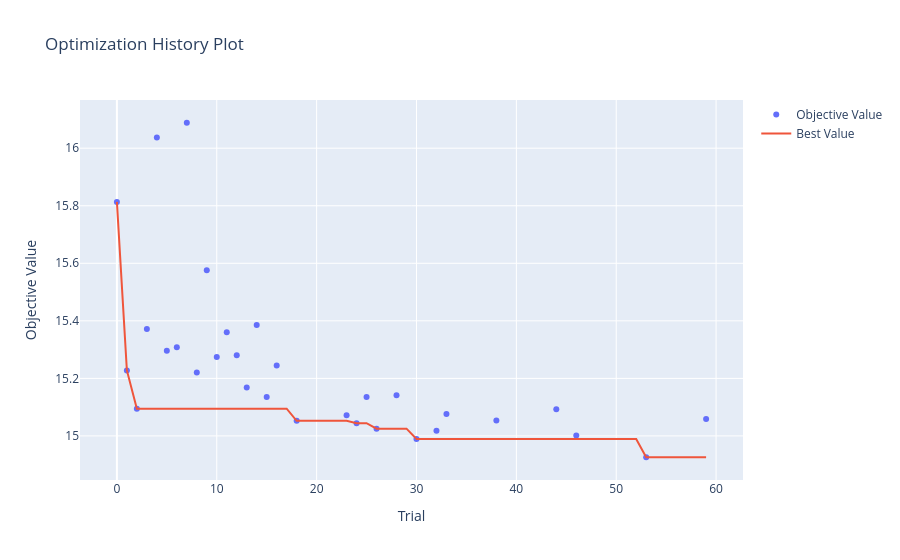
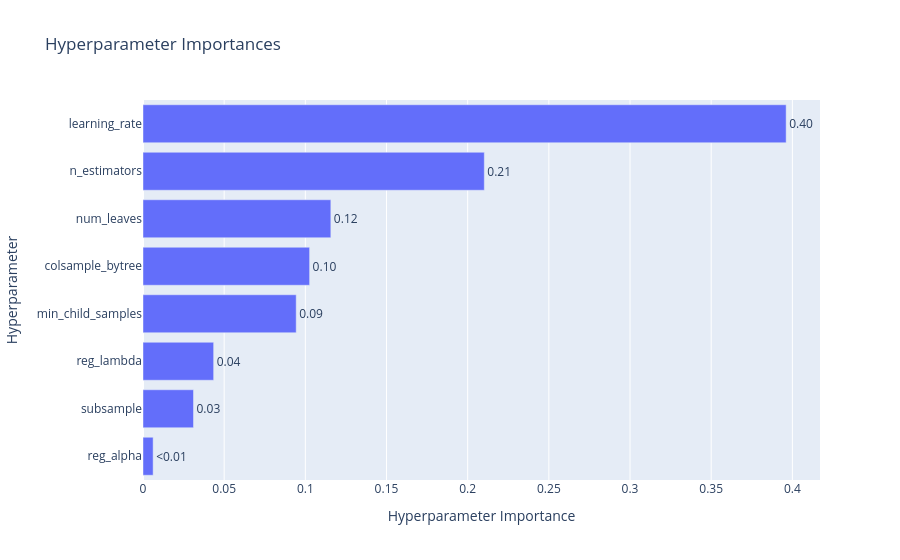
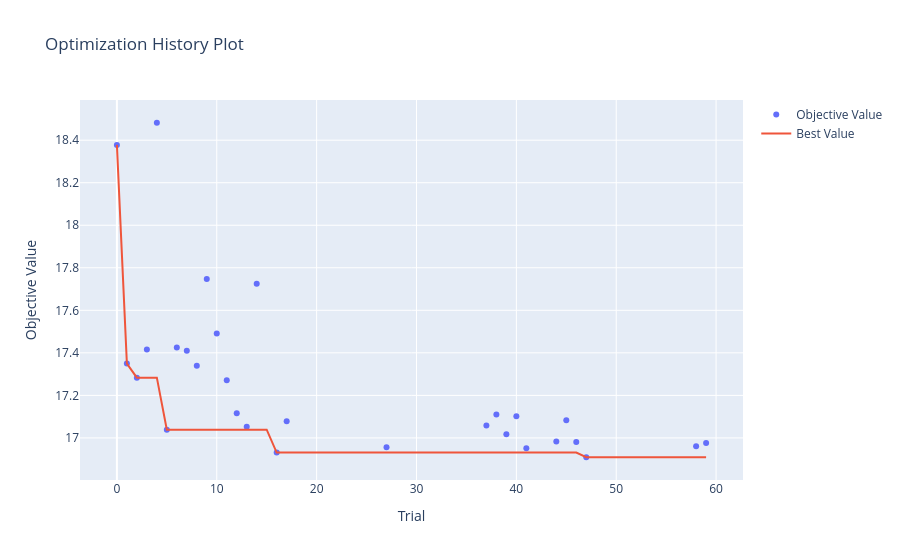
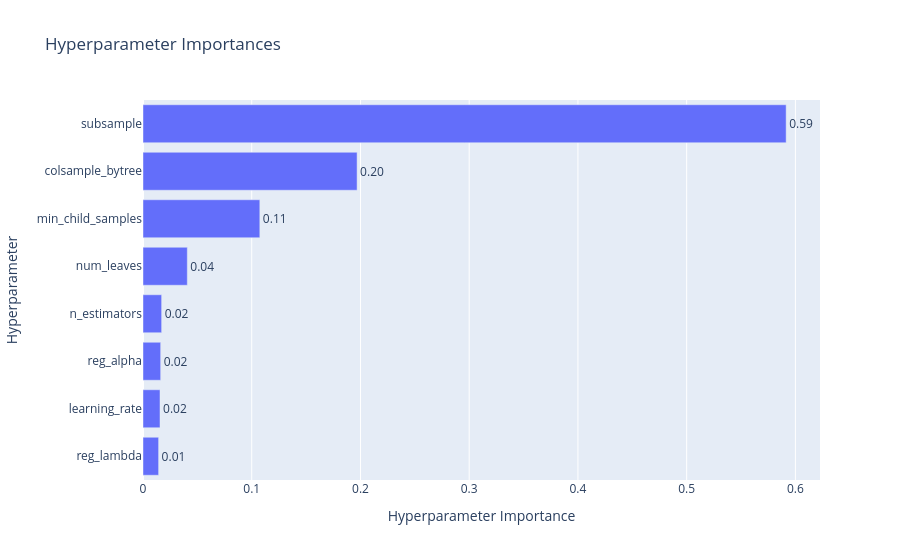

The cell these charts' notebook holds for them, in order:
### Code cell
best_studies = {
    "t+1": study_h1_pruned if study_h1_pruned.best_value < study_h1_full.best_value else study_h1_full,
    "t+2": study_h2_pruned if study_h2_pruned.best_value < study_h2_full.best_value else study_h2_full,
    "t+3": study_h3_pruned if study_h3_pruned.best_value < study_h3_full.best_value else study_h3_full,
}

for h, study in best_studies.items():
    print(f"Optuna Visualizations for {h} (Best Study: {study.study_name})")
    
    fig_hist = vis.plot_optimization_history(study)
    fig_hist.show()
    
    fig_imp = vis.plot_param_importances(study)
    fig_imp.show()

### Figure 1 — Plotly figure (JSON) as saved in the notebook; plotly's stock layout.template omitted (floating-point values rounded to 4 significant figures)
{"data": [{"mode": "markers", "name": "Objective Value", "type": "scatter", "x": [0, 1, 2, 3, 4, 5, 6, 7, 8, 9, 10, 11, 12, 13, 14, 15, 16, 18, 23, 24, 25, 26, 28, 30, 32, 33, 38, 44, 46, 53, 59], "y": [15.81, 15.23, 15.09, 15.37, 16.04, 15.3, 15.31, 16.09, 15.22, 15.58, 15.27, 15.36, 15.28, 15.17, 15.39, 15.14, 15.24, 15.05, 15.07, 15.04, 15.14, 15.03, 15.14, 14.99, 15.02, 15.08, 15.05, 15.09, 15.0, 14.93, 15.06]}, {"mode": "lines", "name": "Best Value", "type": "scatter", "x": [0, 1, 2, 3, 4, 5, 6, 7, 8, 9, 10, 11, 12, 13, 14, 15, 16, 17, 18, 19, 20, 21, 22, 23, 24, 25, 26, 27, 28, 29, 30, 31, 32, 33, 34, 35, 36, 37, 38, 39, 40, 41, 42, 43, 44, 45, 46, 47, 48, 49, 50, 51, 52, 53, 54, 55, 56, 57, 58, 59], "y": [15.81, 15.23, 15.09, 15.09, 15.09, 15.09, 15.09, 15.09, 15.09, 15.09, 15.09, 15.09, 15.09, 15.09, 15.09, 15.09, 15.09, 15.09, 15.05, 15.05, 15.05, 15.05, 15.05, 15.05, 15.04, 15.04, 15.03, 15.03, 15.03, 15.03, 14.99, 14.99, 14.99, 14.99, 14.99, 14.99, 14.99, 14.99, 14.99, 14.99, 14.99, 14.99, 14.99, 14.99, 14.99, 14.99, 14.99, 14.99, 14.99, 14.99, 14.99, 14.99, 14.99, 14.93, 14.93, 14.93, 14.93, 14.93, 14.93, 14.93]}, {"marker": {"color": "#cccccc"}, "mode": "markers", "name": "Infeasible Trial", "showlegend": false, "type": "scatter", "x": [], "y": []}], "layout": {"title": {"text": "Optimization History Plot"}, "xaxis": {"title": {"text": "Trial"}}, "yaxis": {"title": {"text": "Objective Value"}}}}

### Figure 2 — Plotly figure (JSON) as saved in the notebook; plotly's stock layout.template omitted (floating-point values rounded to 4 significant figures)
{"data": [{"cliponaxis": false, "hovertemplate": ["reg_alpha (FloatDistribution): 0.006241062379693207<extra></extra>", "subsample (FloatDistribution): 0.031100208821098166<extra></extra>", "reg_lambda (FloatDistribution): 0.043519315231907524<extra></extra>", "min_child_samples (IntDistribution): 0.09436808813703365<extra></extra>", "colsample_bytree (FloatDistribution): 0.10263971869398586<extra></extra>", "num_leaves (IntDistribution): 0.11570833408674543<extra></extra>", "n_estimators (IntDistribution): 0.2102456937187983<extra></extra>", "learning_rate (FloatDistribution): 0.39617757893073796<extra></extra>"], "name": "Objective Value", "orientation": "h", "text": ["<0.01", "0.03", "0.04", "0.09", "0.10", "0.12", "0.21", "0.40"], "textposition": "outside", "type": "bar", "x": [0.006241, 0.0311, 0.04352, 0.09437, 0.1026, 0.1157, 0.2102, 0.3962], "y": ["reg_alpha", "subsample", "reg_lambda", "min_child_samples", "colsample_bytree", "num_leaves", "n_estimators", "learning_rate"]}], "layout": {"title": {"text": "Hyperparameter Importances"}, "xaxis": {"title": {"text": "Hyperparameter Importance"}}, "yaxis": {"title": {"text": "Hyperparameter"}}}}

### Figure 3 — Plotly figure (JSON) as saved in the notebook; plotly's stock layout.template omitted (floating-point values rounded to 4 significant figures)
{"data": [{"mode": "markers", "name": "Objective Value", "type": "scatter", "x": [0, 1, 2, 3, 4, 5, 6, 7, 8, 9, 10, 11, 12, 13, 14, 16, 17, 27, 37, 38, 39, 40, 41, 44, 45, 46, 47, 58, 59], "y": [18.38, 17.35, 17.28, 17.42, 18.48, 17.04, 17.42, 17.41, 17.34, 17.75, 17.49, 17.27, 17.12, 17.05, 17.72, 16.93, 17.08, 16.96, 17.06, 17.11, 17.02, 17.1, 16.95, 16.98, 17.08, 16.98, 16.91, 16.96, 16.98]}, {"mode": "lines", "name": "Best Value", "type": "scatter", "x": [0, 1, 2, 3, 4, 5, 6, 7, 8, 9, 10, 11, 12, 13, 14, 15, 16, 17, 18, 19, 20, 21, 22, 23, 24, 25, 26, 27, 28, 29, 30, 31, 32, 33, 34, 35, 36, 37, 38, 39, 40, 41, 42, 43, 44, 45, 46, 47, 48, 49, 50, 51, 52, 53, 54, 55, 56, 57, 58, 59], "y": [18.38, 17.35, 17.28, 17.28, 17.28, 17.04, 17.04, 17.04, 17.04, 17.04, 17.04, 17.04, 17.04, 17.04, 17.04, 17.04, 16.93, 16.93, 16.93, 16.93, 16.93, 16.93, 16.93, 16.93, 16.93, 16.93, 16.93, 16.93, 16.93, 16.93, 16.93, 16.93, 16.93, 16.93, 16.93, 16.93, 16.93, 16.93, 16.93, 16.93, 16.93, 16.93, 16.93, 16.93, 16.93, 16.93, 16.93, 16.91, 16.91, 16.91, 16.91, 16.91, 16.91, 16.91, 16.91, 16.91, 16.91, 16.91, 16.91, 16.91]}, {"marker": {"color": "#cccccc"}, "mode": "markers", "name": "Infeasible Trial", "showlegend": false, "type": "scatter", "x": [], "y": []}], "layout": {"title": {"text": "Optimization History Plot"}, "xaxis": {"title": {"text": "Trial"}}, "yaxis": {"title": {"text": "Objective Value"}}}}

### Figure 4 — Plotly figure (JSON) as saved in the notebook; plotly's stock layout.template omitted (floating-point values rounded to 4 significant figures)
{"data": [{"cliponaxis": false, "hovertemplate": ["reg_lambda (FloatDistribution): 0.01436393950883507<extra></extra>", "learning_rate (FloatDistribution): 0.015653289248770512<extra></extra>", "reg_alpha (FloatDistribution): 0.016251168212443014<extra></extra>", "n_estimators (IntDistribution): 0.01714200563913937<extra></extra>", "num_leaves (IntDistribution): 0.04074824010234563<extra></extra>", "min_child_samples (IntDistribution): 0.10744817180528896<extra></extra>", "colsample_bytree (FloatDistribution): 0.19689994435543604<extra></extra>", "subsample (FloatDistribution): 0.5914932411277415<extra></extra>"], "name": "Objective Value", "orientation": "h", "text": ["0.01", "0.02", "0.02", "0.02", "0.04", "0.11", "0.20", "0.59"], "textposition": "outside", "type": "bar", "x": [0.01436, 0.01565, 0.01625, 0.01714, 0.04075, 0.1074, 0.1969, 0.5915], "y": ["reg_lambda", "learning_rate", "reg_alpha", "n_estimators", "num_leaves", "min_child_samples", "colsample_bytree", "subsample"]}], "layout": {"title": {"text": "Hyperparameter Importances"}, "xaxis": {"title": {"text": "Hyperparameter Importance"}}, "yaxis": {"title": {"text": "Hyperparameter"}}}}
